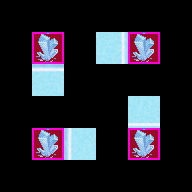

Rendered tile map (Tiled .tmx) drawn with the repository's tilesets; below, a short description and the map source with its tile grids summarised:
An orthogonal 6x6 tile map with 32x32 px tiles, 8 tile layers (Regions, Input_set, Input_set, Input_set, ...), 4 tilesets.

<map version="1.0" orientation="orthogonal" width="6" height="6" tilewidth="32" tileheight="32">
 <tileset firstgid="1" name="collision" tilewidth="32" tileheight="32">
  <image source="../../graphics/tiles/collision.png" width="64" height="32" />
 </tileset>
 <tileset firstgid="3" name="set_icecave" tilewidth="32" tileheight="32">
  <image source="../../graphics/tiles/set_icecave.png" width="128" height="128" />
 </tileset>
 <tileset firstgid="19" name="set_rules" tilewidth="32" tileheight="32">
  <image source="../../graphics/tiles/set_rules.png" width="64" height="64" />
 </tileset>
 <tileset firstgid="23" name="icecave" tilewidth="32" tileheight="32">
  <image source="../../graphics/tiles/icecave.png" width="512" height="256" />
 </tileset>
 <layer name="Regions" width="6" height="6">
  <data>[36 cells, 8 non-empty, 1 distinct tile ids]</data>
 </layer>
 <layer name="Input_set" width="6" height="6">
  <data>[36 cells, 4 non-empty, 1 distinct tile ids]</data>
 </layer>
 <layer name="Input_set" width="6" height="6">
  <data>[36 cells, 4 non-empty, 1 distinct tile ids]</data>
 </layer>
 <layer name="Input_set" width="6" height="6">
  <data>[36 cells, 4 non-empty, 1 distinct tile ids]</data>
 </layer>
 <layer name="InputNot_set" width="6" height="6">
  <data>[36 cells, 4 non-empty, 1 distinct tile ids]</data>
 </layer>
 <layer name="InputNot_set" width="6" height="6">
  <data>[36 cells, 4 non-empty, 1 distinct tile ids]</data>
 </layer>
 <layer name="InputNot_set" width="6" height="6">
  <data>[36 cells, 4 non-empty, 1 distinct tile ids]</data>
 </layer>
 <layer name="Output_Ground" width="6" height="6">
  <data>[36 cells, 4 non-empty, 4 distinct tile ids]</data>
 </layer>
</map>
